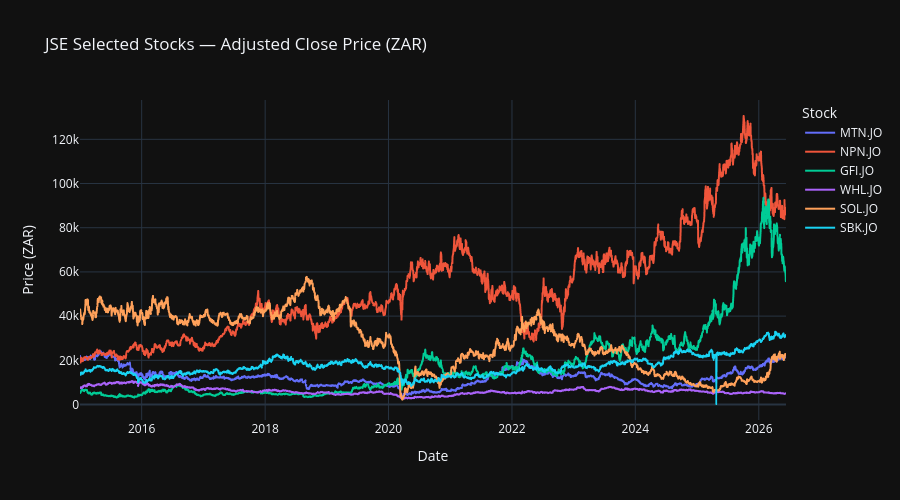

The notebook cell this image was saved under:
### Markdown cell above
## 2. Price history — key stocks
Visual check that prices look sensible. We plot adjusted close for
a selection of stocks across different sectors.

### Code cell
# Select a representative cross-section of sectors
watch = ["NPN.JO", "SBK.JO", "SOL.JO", "GFI.JO", "MTN.JO", "WHL.JO"]
df_watch = master[master["ticker"].isin(watch)].copy()

fig = px.line(
    df_watch,
    x="date",
    y="close",
    color="ticker",
    title="JSE Selected Stocks — Adjusted Close Price (ZAR)",
    labels={"close": "Price (ZAR)", "date": "Date", "ticker": "Stock"},
    template="plotly_dark",
)
fig.update_layout(height=500, hovermode="x unified")
fig.show()

### Figure 1 — Plotly figure (JSON) as saved in the notebook; plotly's stock layout.template omitted (floating-point values rounded to 4 significant figures; data arrays with more than 128 entries replaced by an {"elided": "..."} marker saying what was removed)
{"data": [{"hovertemplate": "Stock=MTN.JO<br>Date=%{x}<br>Price (ZAR)=%{y}<extra></extra>", "legendgroup": "MTN.JO", "line": {"color": "#636efa", "dash": "solid"}, "marker": {"symbol": "circle"}, "mode": "lines", "name": "MTN.JO", "showlegend": true, "type": "scattergl", "x": {"elided": "2888 str values"}, "xaxis": "x", "y": {"elided": "2888 float values"}, "yaxis": "y"}, {"hovertemplate": "Stock=NPN.JO<br>Date=%{x}<br>Price (ZAR)=%{y}<extra></extra>", "legendgroup": "NPN.JO", "line": {"color": "#EF553B", "dash": "solid"}, "marker": {"symbol": "circle"}, "mode": "lines", "name": "NPN.JO", "showlegend": true, "type": "scattergl", "x": {"elided": "2888 str values"}, "xaxis": "x", "y": {"elided": "2888 float values"}, "yaxis": "y"}, {"hovertemplate": "Stock=GFI.JO<br>Date=%{x}<br>Price (ZAR)=%{y}<extra></extra>", "legendgroup": "GFI.JO", "line": {"color": "#00cc96", "dash": "solid"}, "marker": {"symbol": "circle"}, "mode": "lines", "name": "GFI.JO", "showlegend": true, "type": "scattergl", "x": {"elided": "2888 str values"}, "xaxis": "x", "y": {"elided": "2888 float values"}, "yaxis": "y"}, {"hovertemplate": "Stock=WHL.JO<br>Date=%{x}<br>Price (ZAR)=%{y}<extra></extra>", "legendgroup": "WHL.JO", "line": {"color": "#ab63fa", "dash": "solid"}, "marker": {"symbol": "circle"}, "mode": "lines", "name": "WHL.JO", "showlegend": true, "type": "scattergl", "x": {"elided": "2888 str values"}, "xaxis": "x", "y": {"elided": "2888 float values"}, "yaxis": "y"}, {"hovertemplate": "Stock=SOL.JO<br>Date=%{x}<br>Price (ZAR)=%{y}<extra></extra>", "legendgroup": "SOL.JO", "line": {"color": "#FFA15A", "dash": "solid"}, "marker": {"symbol": "circle"}, "mode": "lines", "name": "SOL.JO", "showlegend": true, "type": "scattergl", "x": {"elided": "2888 str values"}, "xaxis": "x", "y": {"elided": "2888 float values"}, "yaxis": "y"}, {"hovertemplate": "Stock=SBK.JO<br>Date=%{x}<br>Price (ZAR)=%{y}<extra></extra>", "legendgroup": "SBK.JO", "line": {"color": "#19d3f3", "dash": "solid"}, "marker": {"symbol": "circle"}, "mode": "lines", "name": "SBK.JO", "showlegend": true, "type": "scattergl", "x": {"elided": "2888 str values"}, "xaxis": "x", "y": {"elided": "2888 float values"}, "yaxis": "y"}], "layout": {"height": 500, "hovermode": "x unified", "legend": {"title": {"text": "Stock"}, "tracegroupgap": 0}, "title": {"text": "JSE Selected Stocks — Adjusted Close Price (ZAR)"}, "xaxis": {"anchor": "y", "domain": [0, 1], "title": {"text": "Date"}}, "yaxis": {"anchor": "x", "domain": [0, 1], "title": {"text": "Price (ZAR)"}}}}
